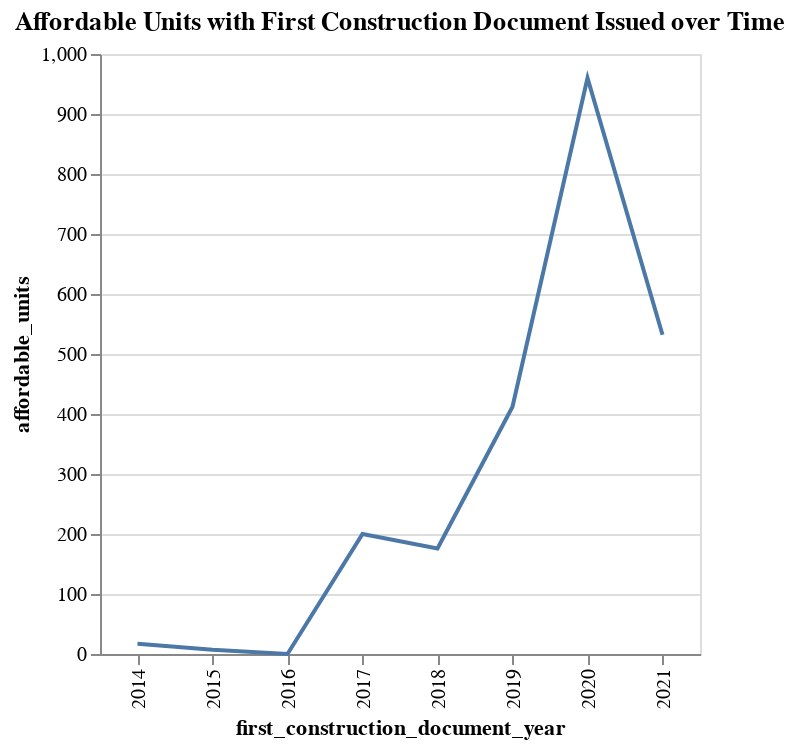

Write notebook code for a chart like this one.
### Code cell
# Create a line chart

source = housing_first_document_year

alt.Chart(source).mark_line().encode(
    x='first_construction_document_year:O',
    y='affordable_units',
).properties(width=300, title='Affordable Units with First Construction Document Issued over Time')

### Figure 1 — Vega-Lite specification as saved in the notebook (floating-point values rounded to 4 significant figures)
{"config": {"view": {"continuousWidth": 400, "continuousHeight": 300}}, "data": {"name": "data-a7775cc09a3394780f622b099fb405d4"}, "mark": "line", "encoding": {"x": {"field": "first_construction_document_year", "type": "ordinal"}, "y": {"field": "affordable_units", "type": "quantitative"}}, "title": "Affordable Units with First Construction Document Issued over Time", "width": 300, "$schema": "https://vega.github.io/schema/vega-lite/v4.17.0.json", "datasets": {"data-a7775cc09a3394780f622b099fb405d4": [{"first_construction_document_year": 2014, "affordable_units": 17.0, "per_affordable": 12.0}, {"first_construction_document_year": 2015, "affordable_units": 7.0, "per_affordable": 13.0}, {"first_construction_document_year": 2016, "affordable_units": 0.0, "per_affordable": 0.0}, {"first_construction_document_year": 2017, "affordable_units": 200.0, "per_affordable": 8.5}, {"first_construction_document_year": 2018, "affordable_units": 176.0, "per_affordable": 0.0}, {"first_construction_document_year": 2019, "affordable_units": 412.0, "per_affordable": 12.5}, {"first_construction_document_year": 2020, "affordable_units": 960.0, "per_affordable": 17.5}, {"first_construction_document_year": 2021, "affordable_units": 532.0, "per_affordable": 99.0}]}}
